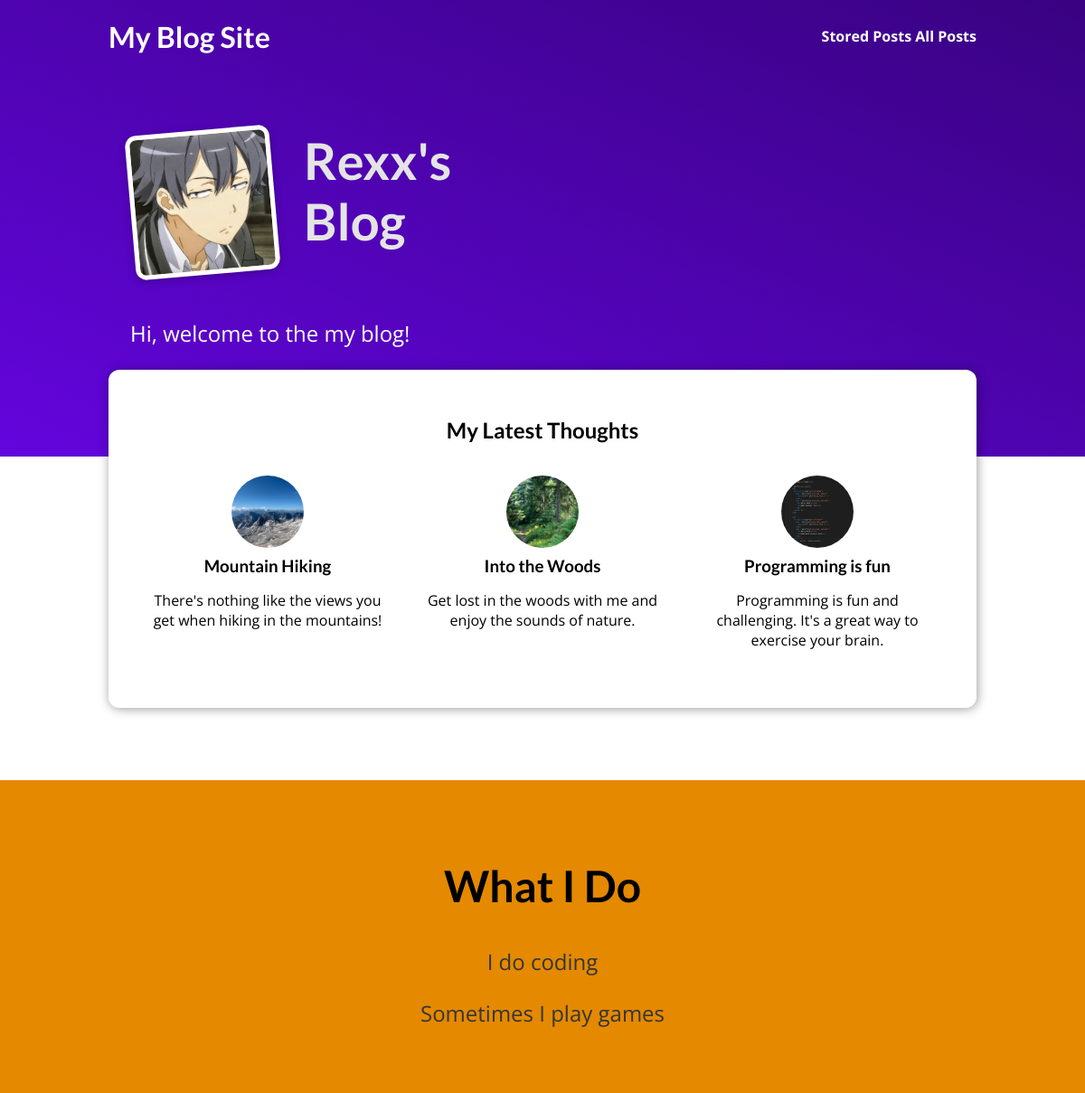
The page / on the database its author committed.
### blog/models.py (models this page shows, shortened)
class Post(models.Model):
    title = models.CharField(max_length=50)
    excerpt = models.CharField(max_length=200)
    image = models.ImageField(upload_to='posts',null=True)
    date = models.DateField()
    slug = models.SlugField(blank=False, null=False, unique=True, db_index=True)
    content = models.TextField(validators=[MinLengthValidator(10)])
    author = models.ForeignKey(Author, on_delete=models.CASCADE, related_name="posts")
    tags = models.ManyToManyField(Tag)

### blog/views.py (the view)
# urls.py: path('', views.StartingPageView.as_view(), name='index-page'),
class StartingPageView(ListView):
    template_name = 'blog/index.html'
    model = Post
    ordering = ['-date']
    context_object_name = "posts"
    def get_queryset(self):
        querySet = super().get_queryset()
        querySet = querySet[:3]
        return querySet

### blog/templates/blog/index.html (shortened to what this page needs)
{% extends "base.html" %}
{% load static %}
{% block css_files %}
    <link rel="stylesheet" href="{% static 'blog/index.css' %}">
    <link rel="stylesheet" href="{% static 'blog/post.css' %}">
{% endblock css_files %}
{% block content %}
    <section id="welcome">
        <header>
            <img src="{% static 'blog/images/Rexx.jpg' %}"
                 alt="Rexx - The author of this blog" />
            <h2>Rexx's Blog</h2>
        </header>
        <p>Hi, welcome to the my blog!</p>
    </section>
    <section id="latest-posts">
        <h2>My Latest Thoughts</h2>
        <ul>
            {% for post in posts %}
                {% include "blog/includes/posts.html" %}
            {% endfor %}
        </ul>
    </section>
    <section id="about">
        <h2>What I Do</h2>
        <p>I do coding</p>
        <p>Sometimes I play games</p>
    </section>
{% endblock content %}

### blog/templates/blog/includes/posts.html
{% load static %}
<li>
    <article class="post">
        <a href="{% url "post-details-page" post.slug %}">
            <img src="{{ post.image.url }}" alt={{ post.title }} />
            <div class="post__content">
                <h3>{{ post.title }}</h3>
                <p>{{ post.excerpt }}</p>
            </div>
        </a>
    </article>
</li>

### static/app.css (style rules this page uses)
* { box-sizing: border-box; }
html { font-family: 'Open Sans', 'Lato', sans-serif; }
body { margin: 0; }
h1, h2, h3 { font-family: 'Lato', sans-serif; font-weight: bold; }

### blog/static/blog/index.css (style rules this page uses)
#welcome { background: linear-gradient(to right top, #6305dd, #390281); padding: 6rem 12%; }
#welcome header { display: flex; align-items: flex-start; margin: 3rem auto; }
#welcome img { width: 10rem; height: 10rem; object-fit: cover; object-position: top; border: 5px solid white; border-radius: 12px; background-color: #ffe1bf; transform: rotateZ(-5deg); box-shadow: 0 2px 8px rgba(0, 0, 0, 0.25); }
#welcome h2 { font-size: 3.5rem; margin: 0 0 0 2rem; color: #e4e4e4; width: 10rem; }
#welcome p { color: white; font-size: 1.5rem; }
#latest-posts { background-color: white; padding: 2rem; border-radius: 12px; width: 60rem; margin: -6rem auto 2rem auto; box-shadow: 1px 1px 12px rgba(0, 0, 0, 0.4); }
#latest-posts h2 { text-align: center; }
#latest-posts ul { list-style: none; margin: 0; padding: 0; display: flex; gap: 1rem; }
#latest-posts li { flex: 1; }
#about { text-align: center; padding: 3rem; background-color: #e48900; margin-top: 5rem; }
#about h2 { font-size: 3rem; }
#about p { font-size: 1.5rem; color: #353535; }

### blog/static/blog/post.css (style rules this page uses)
.post { display: flex; flex-direction: column; align-items: center; text-align: center; }
.post a { text-decoration: none; color: black; transition: all 0.2s ease; padding: 1rem; }
.post img { width: 5rem; height: 5rem; object-fit: cover; border-radius: 50%; }
.post h3 { margin: 0.25rem 0; }

### rows shown on the page
Post: image (picture), title "Mountain Hiking", excerpt "There's nothing like the views you get when hiking in the mountains!"
Post: image (picture), title "Into the Woods", excerpt "Get lost in the woods with me and enjoy the sounds of nature."
Post: image (picture), title "Programming is fun", excerpt "Programming is fun and challenging. It's a great way to exercise your brain."
